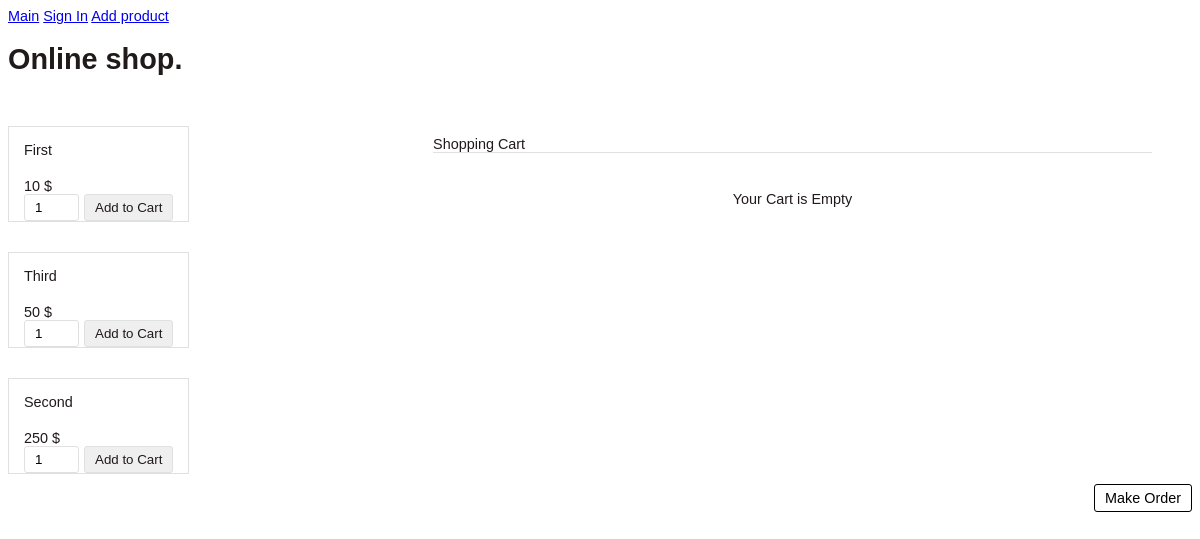
Before: / with the older database file.
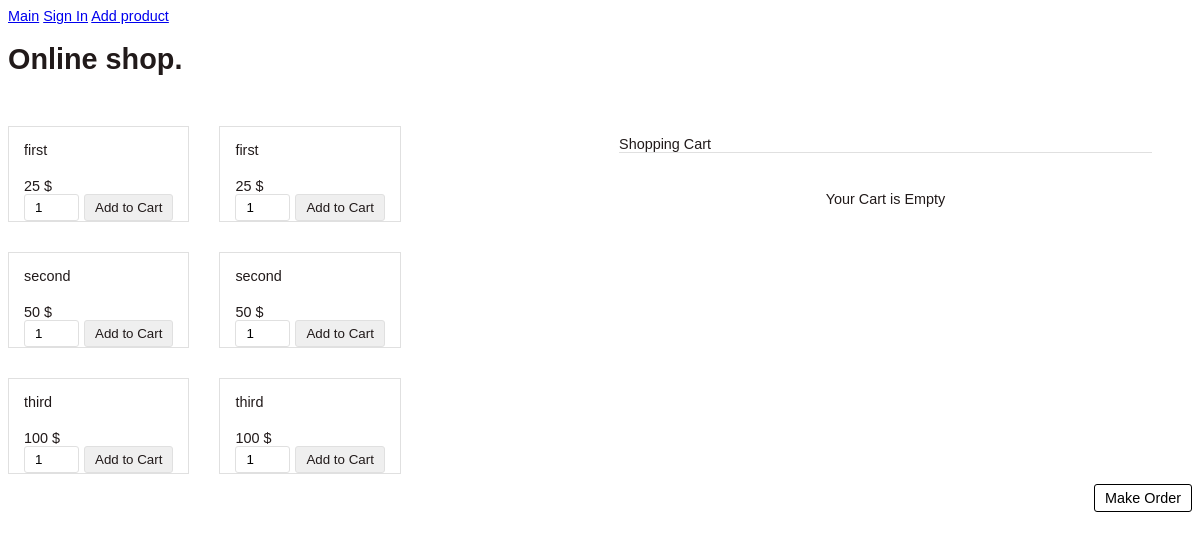
After: the same page with the newer database file.
### main.py (models this page shows, shortened)
class Item(db.Model):
    id = db.Column(db.Integer, primary_key=True)
    title = db.Column(db.String(100), nullable=False)
    price = db.Column(db.Integer, default=0)
    isActive = db.Column(db.Boolean, default=True)

### main.py (the view)
@app.route('/')
def index():
    logged_in, first_name, kia = get_login_details()
    items = Item.query.order_by(Item.price).all()
    return render_template('index.html', products=items, logged_in=logged_in, first_name=first_name, kia=kia)

### main.py (called while the page is built)
def get_cart_key():
    return 'cart_items'

def get_login_details():
    logged_in = False
    first_name = ''
    kia = get_cart_key()
    if session.get('_user_id'):
        user = User.query.filter_by(id=int(session.get('_user_id'))).first()
        if user:
            logged_in = True
            first_name = user.firstName
    return logged_in, first_name, kia

### templates/index.html (shortened to what this page needs)
{% extends 'base.html' %}
{% block body %}
    <h1>
      Online shop.
    </h1>
    <div class="buyBlock">
        <div>
            {% for product in products %}
            <div class="product-item">
                    <form method="post" action="/add_to_cart">
                        <div class="product-tile-footer">
                            <div class="product-title">{{ product.title }}</div>
                            <div class="product-price">{{ product.price }} $</div>
                            <br/>
                            <div class="cart-action">
                                <input type="text" class="product-quantity" name="quantity" value="1" size="2" />
                                <input type="submit" value="Add to Cart" class="btnAddAction" />
                            </div>
                        </div>
                    </form>
                </div>
            {% endfor %}
        </div>
        <div id="shopping-cart">
            <div class="txt-heading">Shopping Cart</div>
            {% if kia in session %}
                <a id="btnEmpty" href="{{ url_for('.empty_cart') }}">Empty Cart</a>
                <table class="tbl-cart" cellpadding="10" cellspacing="1">
                    <tbody>
                        <tr>
                            <th style="text-align:left;">Name</th>
                            <th style="text-align:right;" width="5%">Quantity</th>
                            <th style="text-align:right;" width="10%">Unit Price</th>
                            <th style="text-align:right;" width="10%">Price</th>
                            <th style="text-align:center;" width="3%">Remove</th>
                        </tr>
                        {% for key, val in session[kia].items() %}
                            {% set quantity = session[kia][key]['quantity'] %}
                            {% set price = session[kia][key]['price'] %}
                            {% set item_price = session[kia][key]['total_price'] %}
                            <tr>
                                <td>{{ session[kia][key]['title'] }}</td>
                                <td>{{ session[kia][key]['code'] }}</td>
                                <td style="text-align:right;">{{ quantity }}</td>
                                <td  style="text-align:right;">{{ price }} $</td>
                                <td  style="text-align:right;">{{ item_price }} $</td>
                                <td style="text-align:center;">
                                    <a href="{{ url_for('.delete_product', code=session[kia][key]['code']) }}" class="btnRemoveAction">
                                        <img src="/static/images/icon-delete.png" alt="Remove Item" />
                                    </a>
                                </td>
                            </tr>
                        {% endfor %}
                        <tr>
                            <td colspan="2" align="right">Total:</td>
                            <td align="right">{{ session['all_total_quantity'] }}</td>
                            <td align="right" colspan="2"><strong>{{ session['all_total_price'] }} $</strong></td>
                            <td></td>
                        </tr>
                    </tbody>
                </table>
            {% else: %}
                <div class="no-records">Your Cart is Empty</div>
            {% endif %}
        </div>
    </div>
    <div>
        <a id="btnOrder" href="{{ url_for('.order') }}">Make Order</a>
    </div>
{% endblock %}

### templates/base.html (shortened to what this page needs)
<!DOCTYPE html>
<html lang="ru">
<head>
    <link href="{{ url_for('static', filename='css/style.css') }}" rel="stylesheet" type="text/css" />
</head>
<body>
    <div>
        <nav>
            <a href='/'>Main</a>
            {% if not logged_in %}
                <a class="link" href="/login">Sign In</a>
            {% else %}
                <a>Hi, {{ first_name }}</a>
                <a href="/logout">Sign Out</a>
            {% endif %}
            <a href="/add">Add product</a>
        </nav>
    </div>
    {% block body %}{% endblock %}
</body>
</html>

### static/css/style.css (style rules this page uses)
body { font-family: Arial; color: #211a1a; font-size: 0.9em; }
#shopping-cart { margin: 40px; width: 100%; }
.txt-heading { color: #211a1a; border-bottom: 1px solid #E0E0E0; overflow: auto; }
#btnOrder { background-color: #ffffff; border: #000000 1px solid; padding: 5px 10px; color: #000000; float: right; text-decoration: none; border-radius: 3px; margin: 10px 0px; }
.btnAddAction { padding: 5px 10px; margin-left: 5px; background-color: #efefef; border: #E0E0E0 1px solid; color: #211a1a; float: right; text-decoration: none; border-radius: 3px; cursor: pointer; }
.product-item { float: left; background: #ffffff; margin: 30px 30px 0px 0px; border: #E0E0E0 1px solid; }
.product-title { margin-bottom: 20px; }
.product-price { float:left; }
.cart-action { float: right; }
.product-quantity { padding: 5px 10px; border-radius: 3px; border: #E0E0E0 1px solid; }
.product-tile-footer { padding: 15px 15px 0px 15px; overflow: auto; }
.no-records { text-align: center; clear: both; margin: 38px 0px; }
.buyBlock { display: flex; justify-content: flex-start; }

Changed rows visible on the page:
changed Item (number 1 of 6 on the later page): title "First" → "first"; price "10" → "25"
added Item: title "first", price "25"
changed Item (number 3 of 6 on the later page): title "Second" → "second"; price "250" → "50"; moves up the list
added Item: title "second", price "50"
changed Item (number 5 of 6 on the later page): title "Third" → "third"; price "50" → "100"
added Item: title "third", price "100"
